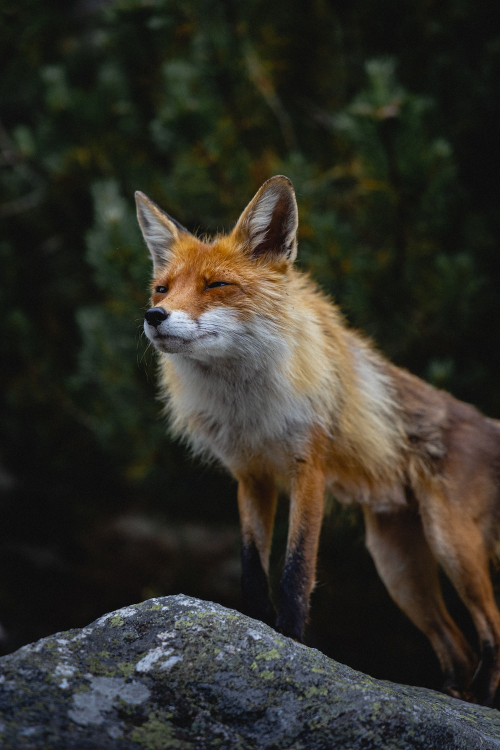
#> input picture Photos/fox.jfif, 1000 x 1500 px (shown at 1/2 size)
$ python bitwise.py
#> lines starting #> are read from the running program, lines starting #| are printed output that depends on the picture; after the words box and inside, x2 and y2 are one past the last pixel; in counts of white or black regions, pixels touching at a corner belong together
#> further down, img is the input picture: shape (1500, 1000, 3); mean B, G, R 40.3, 47.9, 49.5
import cv2 as cv
import numpy as np

def resizeFrame(frame, scale=0.3):
#> called with scale = 0.3
    width = int(frame.shape[1] * scale)
#> width = 300
    height = int(frame.shape[0] * scale)
#> height = 450
    dimentions = (width, height)
#> dimentions = (300, 450)
    return cv.resize(frame, dimentions, interpolation=cv.INTER_AREA)
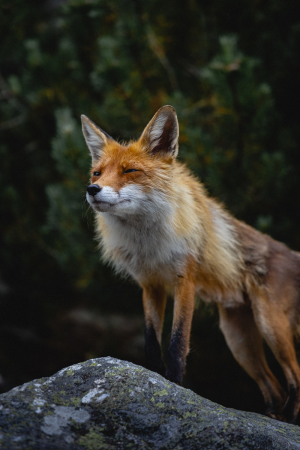
#> returned value: shape (450, 300, 3); mean of channels 0, 1, 2 40.3, 47.9, 49.5; drawn as B, G, R

# Read and resize image
img = cv.imread('Photos/fox.jfif')
img = resizeFrame(img)

img_gray = cv.cvtColor(img, cv.COLOR_BGR2HSV)
#> img_gray: shape (450, 300, 3); mean H, S, V 44, 69, 53.9

blank = np.zeros(img.shape[:2], dtype='uint8')

mask_1 = blank.copy()
cv.circle(mask_1, (img.shape[1] // 2, img.shape[0] // 2 - 50), 100, (255, 255, 255), -1)
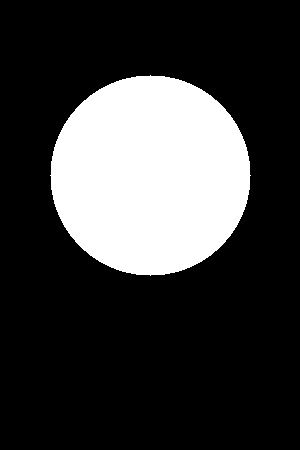
#> mask_1: shape (450, 300); 23.3% white; 1 white region, box (x1, y1, x2, y2) and area: (50, 75, 251, 276) 31417

mask_2 = cv.bitwise_not(mask_1)

masking1 = cv.bitwise_and(img, img, mask=mask_2)
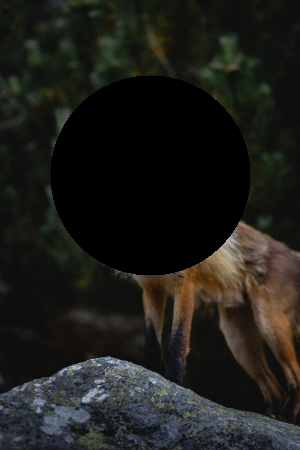
#> masking1: shape (450, 300, 3); mean B, G, R 26, 29.9, 30.2
cv.imshow('Masking 1', masking1)

masking2 = cv.bitwise_and(img_gray, img_gray, mask=mask_1)
#> masking2: shape (450, 300, 3); mean H, S, V 8.6, 19.2, 20.1
cv.imshow('Masking 2', masking2)

final_res = masking1 + masking2
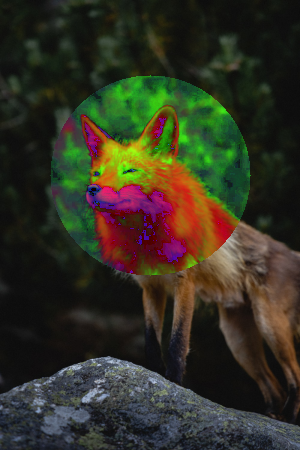
#> final_res: shape (450, 300, 3); mean B, G, R 34.6, 49.1, 50.3
cv.imshow('Final', final_res)

cv.waitKey(0)
